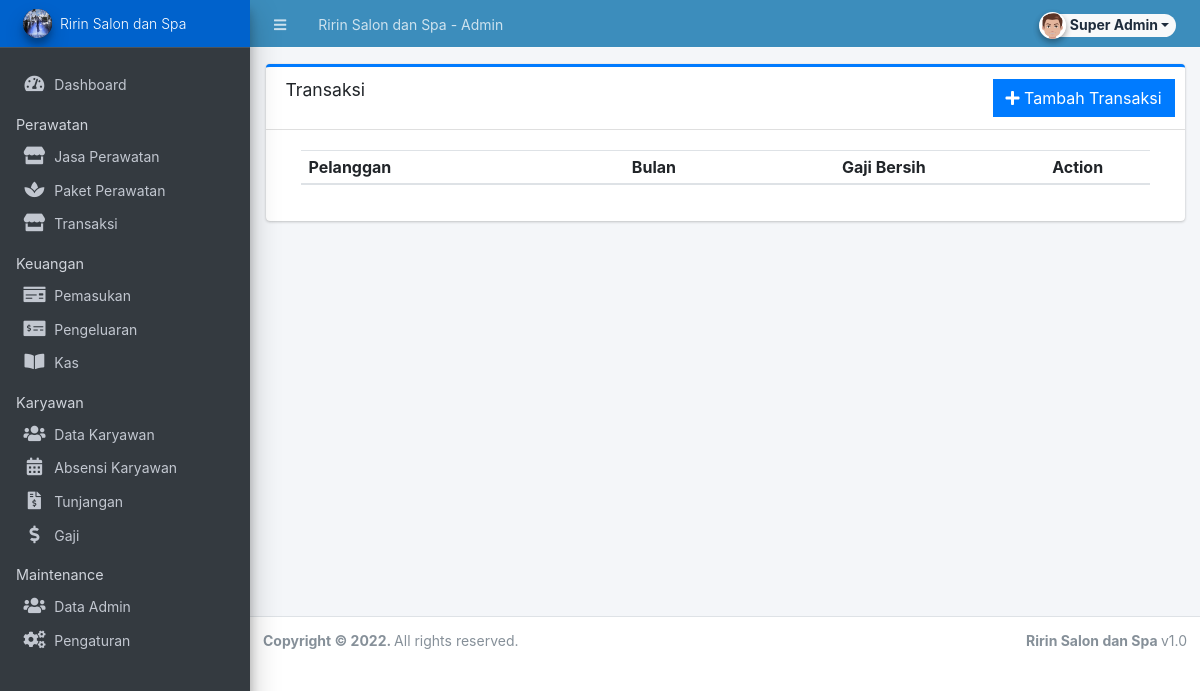
The page /admin/?page=transaksi/transaksi (signed in) on the database as committed earlier.
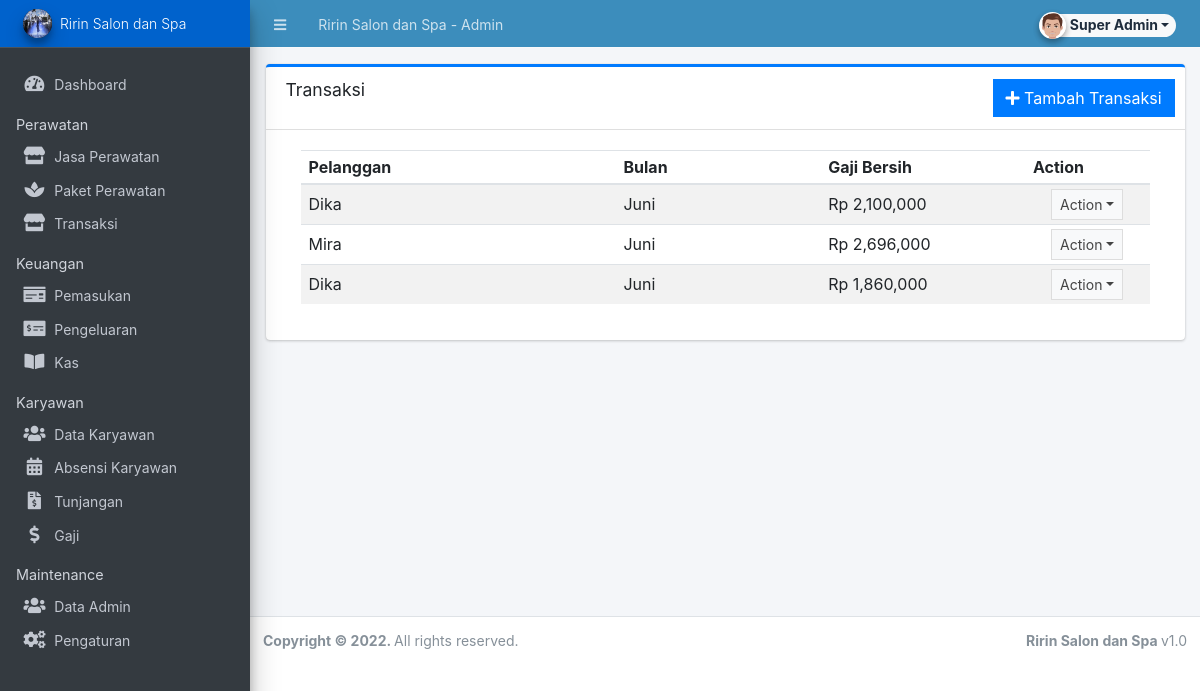
The same page on the database as committed later.
### tables this page shows
CREATE TABLE `penggajian` (
  `id_penggajian` int(11) NOT NULL AUTO_INCREMENT,
  `id_karyawan` int(11) DEFAULT NULL,
  `id_absensi` int(11) DEFAULT NULL,
  `id_tunjangan` int(11) DEFAULT NULL,
  `point` int(11) DEFAULT NULL,
  `bonus` int(11) DEFAULT NULL,
  `uanglembur` int(11) DEFAULT NULL,
  `p_cashbon` int(11) DEFAULT NULL,
  `p_lain` int(11) DEFAULT NULL,
  `total` int(11) DEFAULT NULL,
  PRIMARY KEY (`id_penggajian`),
  KEY `id_karyawan` (`id_karyawan`),
  KEY `penggajian_ibfk_2` (`id_absensi`),
  KEY `id_tunjangan` (`id_tunjangan`),
  CONSTRAINT `penggajian_ibfk_1` FOREIGN KEY (`id_karyawan`) REFERENCES `karyawan` (`id`) ON UPDATE CASCADE,
  CONSTRAINT `penggajian_ibfk_2` FOREIGN KEY (`id_absensi`) REFERENCES `absensi` (`id`) ON UPDATE CASCADE,
  CONSTRAINT `penggajian_ibfk_3` FOREIGN KEY (`id_tunjangan`) REFERENCES `tunjangan` (`id_tunjangan`) ON UPDATE CASCADE
);

CREATE TABLE `karyawan` (
  `id` int(11) NOT NULL AUTO_INCREMENT,
  `nama` varchar(50) DEFAULT NULL,
  `alamat` varchar(100) DEFAULT NULL,
  `nohp` varchar(15) DEFAULT NULL,
  `jabatan` int(11) DEFAULT NULL,
  `gajipokok` int(11) DEFAULT NULL,
  `tanggalmasuk` date DEFAULT NULL,
  KEY `id` (`id`)
);

### admin/transaksi/transaksi.php (the view, shortened to what this page needs)
<div class="card card-outline card-primary">
	<div class="card-header">
		<h3 class="card-title">Transaksi</h3>
		<div class="card-tools">
		<a href="?page=penggajian/manage_penggajian" id="create_new" class="btn btn-flat btn-primary"><span class="fas fa-plus"></span>  Tambah Transaksi</a>
		</div>
	</div>
	<div class="card-body">
		<div class="container-fluid">
        <div class="container-fluid">
			<table class="table table-hovered table-striped">
				<colgroup>
					<col width="20%">
					<col width="13%">
					<col width="13%">
					<col width="5%">
				</colgroup>
				<thead>
					<tr>
						<th>Pelanggan</th>
						<th>Bulan</th>
                        <th>Gaji Bersih</th>
						<th>Action</th>
					</tr>
				</thead>
				<tbody>
					<?php
						$qry = $conn->query("SELECT id_penggajian,penggajian.id_karyawan,penggajian.id_absensi,tunjangan.id_tunjangan,nama,bulan,POINT,bonus,p_cashbon,p_lain,total FROM penggajian
						JOIN karyawan ON penggajian.id_karyawan = karyawan.id
						JOIN absensi ON penggajian.id_absensi = absensi.id
						JOIN tunjangan ON penggajian.id_tunjangan = tunjangan.id_tunjangan order by id_penggajian asc ");
						while($row = $qry->fetch_assoc()):
					?>
						<tr>
                            <td><?php echo $row['nama'] ?></td>
                            <td>
								<?php if($row['bulan'] == 1): ?>
                                    <span>Januari</span>
                                <?php elseif($row['bulan'] == 2): ?>
                                    <span>Februari</span>
								<?php elseif($row['bulan'] == 3): ?>
                                    <span>Maret</span>
								<?php elseif($row['bulan'] == 4): ?>
                                    <span>April</span>
								<?php elseif($row['bulan'] == 5): ?>
                                    <span>Mei</span>
								<?php elseif($row['bulan'] == 6): ?>
                                    <span>Juni</span>
								<?php elseif($row['bulan'] == 7): ?>
                                    <span>Juli</span>
								<?php elseif($row['bulan'] == 8): ?>
                                    <span>Agustus</span>
								<?php elseif($row['bulan'] == 9): ?>
                                    <span>September</span>
								<?php elseif($row['bulan'] == 10): ?>
                                    <span>Oktober</span>
								<?php elseif($row['bulan'] == 11): ?>
                                    <span>November</span>
                                <?php else :?>
                                    <span>Desember</span>
                                <?php endif; ?>
							</td>
							<td><?php echo $row['total'] ? "Rp " . number_format($row['total'],0) : ''  ?></td>
							<td align="center">
								 <button type="button" class="btn btn-flat btn-default btn-sm dropdown-toggle dropdown-icon" data-toggle="dropdown">
				                  		Action
				                  </button>
							</td>
						</tr>
					<?php endwhile; ?>
				</tbody>
			</table>
		</div>
		</div>
	</div>
</div>

Rows that differ between the two databases and show on the page:
added penggajian: id_karyawan.nama "Dika", total "2,100,000"
added penggajian: id_karyawan.nama "Mira", total "2,696,000"
added penggajian: id_karyawan.nama "Dika", total "1,860,000"
